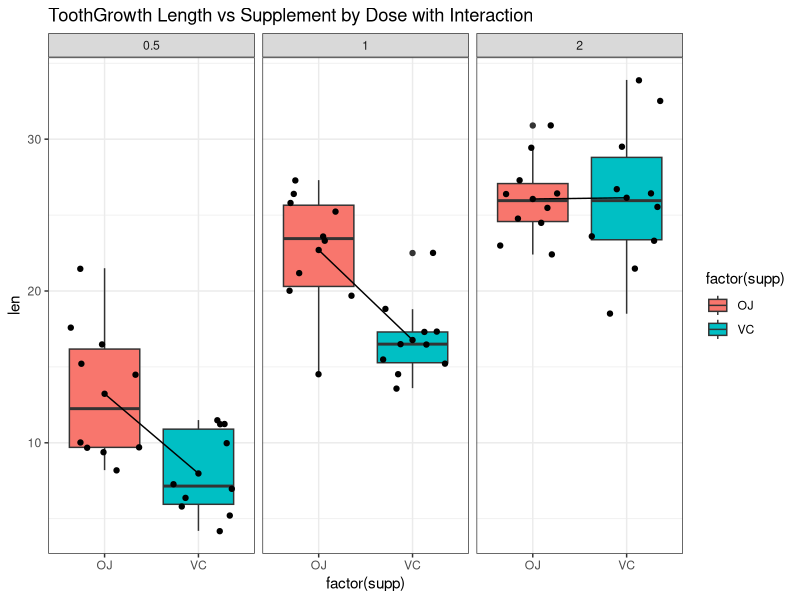
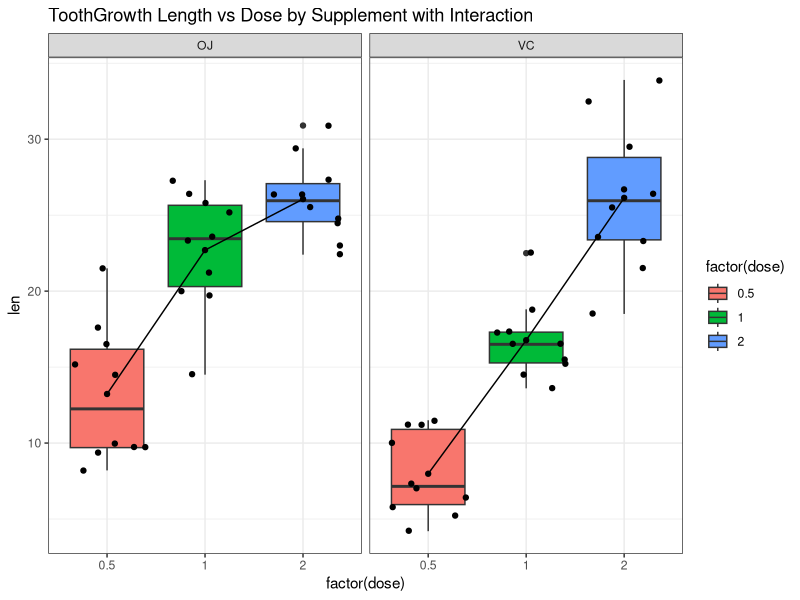

Generate these figures, in order, with R:
library(plyr, warn.conflicts = FALSE)
library(dplyr, warn.conflicts = FALSE)
library(ggplot2, warn.conflicts = FALSE)
library(knitr, warn.conflicts = FALSE)
library(xtable, warn.conflicts = FALSE)


#get the dataset that is part of R
data(ToothGrowth)

#get a look at the dataset
summary(ToothGrowth)
str(ToothGrowth)

#take a look at the unique values for each of the variables
unique(ToothGrowth$len)
unique(ToothGrowth$supp)
unique(ToothGrowth$dose)

#to get a sense of the interactions and spread of data, 
#interactions are calculated and the plotted with 
#a box plot
toothInt <- ddply(ToothGrowth,.(dose,supp),summarise, val = mean(len))

#figure 1
ggplot(ToothGrowth, aes(x = factor(supp), y = len)) + 
  ggtitle("ToothGrowth Length vs Supplement by Dose with Interaction") + 
  geom_boxplot (aes(fill=factor(supp))) + geom_jitter() + facet_grid(.~dose) + 
  geom_point(data = toothInt, aes(y = val)) +
  geom_line(data = toothInt, aes(y = val, group = dose)) + 
  theme_bw()

#figure 2
ggplot(ToothGrowth, aes(x = factor(dose), y = len)) + 
  ggtitle("ToothGrowth Length vs Dose by Supplement with Interaction") + 
  geom_boxplot (aes(fill=factor(dose))) + geom_jitter() + facet_grid(.~supp) + 
  geom_point(data = toothInt, aes(y = val)) +
  geom_line(data = toothInt, aes(y = val, group = supp)) + 
  theme_bw()

#Summary of guinea pigs given 0.5, 1.0 and 2.0 mg doses of Vitamin C and Orange Juice
t<-rbind(
  summary(ToothGrowth[which(ToothGrowth$dose==0.5 & ToothGrowth$supp=='VC'),]$len),
  summary(ToothGrowth[which(ToothGrowth$dose==1.0 & ToothGrowth$supp=='VC'),]$len),
  summary(ToothGrowth[which(ToothGrowth$dose==2.0 & ToothGrowth$supp=='VC'),]$len),
  
  summary(ToothGrowth[which(ToothGrowth$dose==0.5 & ToothGrowth$supp=='OJ'),]$len),
  summary(ToothGrowth[which(ToothGrowth$dose==1.0 & ToothGrowth$supp=='OJ'),]$len),
  summary(ToothGrowth[which(ToothGrowth$dose==2.0 & ToothGrowth$supp=='OJ'),]$len)
  
)
#set the row and column names
dimnames(t) <- list(
  c("0.5 mg Vitamin C", "1.0 mg Vitamin C", "2.0 mg Vitamin C",
    "1.0 mg Orange Juice","1.5 mg Orange Juice","2.0 mg Orange Juice"),
  c("Min.",    "1st Qu.", "Median",  "Mean",    "3rd Qu.", "Max."))

#show the table
t
#genterate the html to create the table for Markdown
print(xtable(t), type = "html")
anova.out <- aov(len ~ supp * dose, data=ToothGrowth)
summary(anova.out)
#create html for the report
print(xtable(summary(anova.out)), type = "html")


#not so sure this is correct
ddply(ToothGrowth, dose ~ supp,function(x) 
  c("t-statistic"=t.test(x$len)$statistic,"p-value" =t.test(x$len)$p.value, mean=mean(x$len), sd=sd(x$len),
    conf.int=t.test(x$len)$conf.int))

#get VC and OJ variance
var(ToothGrowth[which(ToothGrowth$supp=='VC'),]$len)
var(ToothGrowth[which(ToothGrowth$supp=='OJ'),]$len)

#Use confidence intervals and hypothesis tests to compare tooth growth by supp and dose

#Caluculate the 95% confidence interval (c.i) each dose and each supplement
ci<-as.data.frame(
  list(
    round(t.test(ToothGrowth$len[ToothGrowth$dose==0.5])$conf.int,2),
    round(t.test(ToothGrowth$len[ToothGrowth$dose==1.0])$conf.int,2),
    round(t.test(ToothGrowth$len[ToothGrowth$dose==2.0])$conf.int,2),
    round(t.test(ToothGrowth$len[ToothGrowth$supp=='OJ'])$conf.int,2),
    round(t.test(ToothGrowth$len[ToothGrowth$supp=='VC'])$conf.int,2)
  )
)
#relabel
row.names(ci)=c('Lower Limit','Upper Limit')
names(ci)=c('0.5 mg/day','1.0 mg/day','2.0 mg/day','OJ','VC')
#generate html
print(xtable(ci), type = "html")

#p-values for dose and supplement compare
pvalues<-as.data.frame(
  list(
    t.test(ToothGrowth$len[ToothGrowth$dose==0.5],ToothGrowth$len[ToothGrowth$dose==1])$p.value,
    t.test(ToothGrowth$len[ToothGrowth$dose==0.5],ToothGrowth$len[ToothGrowth$dose==2])$p.value,
    t.test(ToothGrowth$len[ToothGrowth$dose==1.0],ToothGrowth$len[ToothGrowth$dose==2])$p.value,
    t.test(ToothGrowth$len[ToothGrowth$supp=="VC"],ToothGrowth$len[ToothGrowth$supp=="OJ"])$p.value
  )
)
#relabel
row.names(pvalues)<-c('p-value')
names(pvalues)<-c('0.5 mg/day vs 1.0 mg/day','0.5 mg/day vs 2.0 mg/day','1.0 mg/day vs 2.0 mg/day','VC vs OJ')
#generate html
print(xtable(pvalues), type = "html")

#ci's for each combination of dose and supplement level
ci_combos<-as.data.frame(
  list(
    round(t.test(ToothGrowth$len[ToothGrowth$supp=="OJ" & ToothGrowth$dose==0.5])$conf.int,2),
    round(t.test(ToothGrowth$len[ToothGrowth$supp=="OJ" & ToothGrowth$dose==1])$conf.int,2),
    round(t.test(ToothGrowth$len[ToothGrowth$supp=="OJ" & ToothGrowth$dose==2])$conf.int,2),
    
    round(t.test(ToothGrowth$len[ToothGrowth$supp=="VC" & ToothGrowth$dose==0.5])$conf.int,2),
    round(t.test(ToothGrowth$len[ToothGrowth$supp=="VC" & ToothGrowth$dose==1])$conf.int,2),
    round(t.test(ToothGrowth$len[ToothGrowth$supp=="VC" & ToothGrowth$dose==2])$conf.int,2)
  )
)
#relabel
row.names(ci_combos)<-c('Lower Limit','Upper Limit')
names(ci_combos)=c('OJ @0.5 mg/day','OJ @ 1 mg/day','OJ @2 mg/day','VC @0.5 mg/day','VC @1mg/day','VC @2 mg/day')
#generate html
print(xtable(ci_combos), type = "html")
ci_combos

#p-values for combos
pvalues_combos<-as.data.frame(
  list(
    t.test(ToothGrowth$len[ToothGrowth$supp=="OJ" & ToothGrowth$dose==0.5],ToothGrowth$len[ToothGrowth$supp=="VC" & ToothGrowth$dose==0.5])$p.value,
    t.test(ToothGrowth$len[ToothGrowth$supp=="OJ" & ToothGrowth$dose==1],ToothGrowth$len[ToothGrowth$supp=="VC" & ToothGrowth$dose==1])$p.value,
    t.test(ToothGrowth$len[ToothGrowth$supp=="OJ" & ToothGrowth$dose==2],ToothGrowth$len[ToothGrowth$supp=="VC" & ToothGrowth$dose==2])$p.value
  )
)
#relabel
row.names(pvalues_combos)<-c('p-value')
names(pvalues_combos)<-c('OJ vs VC @0.5 mg/day','OJ vs VC @1.0 mg/day','OJ vs VC @2.0 mg/day')
#generate html
print(xtable(pvalues_combos), type = "html")
#xtable reformats digits so get them from raw data
pvalues_combos

